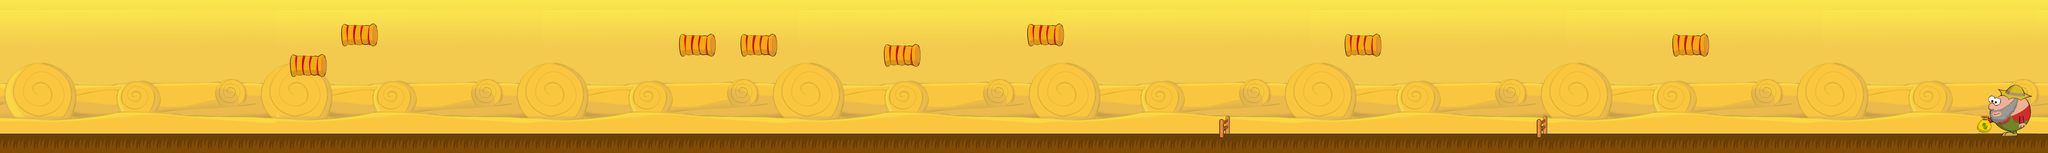

The image is a tile-based game level rendered from a .tmx file. Its description and source (layers, tilesets, objects; grid data summarised) follow:
An orthogonal 200x15 tile map with 32x32 px tiles, 2 tile layers (sky, ground) and 34 objects (15x t10, 9x ground, 7x mt20, 2x fence, end).

<map version="1.0" orientation="orthogonal" renderorder="right-down" width="200" height="15" tilewidth="32" tileheight="32" nextobjectid="5">
 <tileset firstgid="1" name="farm_tileset_x60" tilewidth="32" tileheight="32">
  <image source="gfx/farm_tileset_x60.png" width="800" height="1300" />
 </tileset>
 <layer name="sky" width="200" height="15">
  <data>[3000 cells, 3000 non-empty, 365 distinct tile ids]</data>
 </layer>
 <layer name="ground" width="200" height="15">
  <data>[3000 cells, 3000 non-empty, 69 distinct tile ids]</data>
 </layer>
 <objectgroup name="Object Layer 1" width="0" height="0">
  <object id="1" name="ground" x="6" y="425" width="6399" height="56" />
  <object id="2" name="end" x="6177" y="10" width="216" height="408" />
  <object id="3" name="t10" x="635" y="154" width="42" height="43" />
  <object id="4" name="t10" x="764" y="252" width="40" height="42" />
  <object id="5" name="t10" x="927" y="93" width="37" height="41" />
  <object id="6" name="mt20" x="1372" y="284" width="39" height="40" />
  <object id="7" name="t10" x="1726" y="126" width="37" height="40" />
  <object id="8" name="t10" x="2174" y="254" width="40" height="39" />
  <object id="9" name="t10" x="2336" y="33" width="35" height="38" />
  <object id="10" name="ground" x="2770" y="149" width="96" height="42" />
  <object id="11" name="ground" x="3215" y="84" width="100" height="47" />
  <object id="13" name="ground" x="4211" y="122" width="94" height="39" />
  <object id="14" name="ground" x="5232" y="118" width="96" height="46" />
  <object id="15" name="fence" x="3812" y="380" width="26" height="46" />
  <object id="16" name="fence" x="4809" y="381" width="19" height="44" />
  <object id="19" name="t10" x="2783" y="62" width="40" height="42" />
  <object id="20" name="mt20" x="2783" y="256" width="39" height="39" />
  <object id="21" name="mt20" x="2976" y="127" width="39" height="40" />
  <object id="22" name="t10" x="3233" y="12" width="42" height="43" />
  <object id="23" name="t10" x="3488" y="221" width="39" height="43" />
  <object id="24" name="t10" x="3775" y="192" width="42" height="45" />
  <object id="25" name="t10" x="3998" y="95" width="42" height="43" />
  <object id="26" name="t10" x="4223" y="285" width="39" height="47" />
  <object id="27" name="t10" x="4511" y="157" width="40" height="47" />
  <object id="28" name="mt20" x="4677" y="329" width="36" height="34" />
  <object id="29" name="mt20" x="4221" y="30" width="43" height="49" />
  <object id="30" name="mt20" x="4383" y="63" width="41" height="44" />
  <object id="31" name="t10" x="5255" y="310" width="60" height="61" />
  <object id="32" name="mt20" x="5275" y="23" width="60" height="61" />
  <object id="33" name="t10" x="5709" y="157" width="60" height="61" />
  <object id="1" name="ground" x="2323" y="119" width="96" height="42" />
  <object id="2" name="ground" x="2128" y="120" width="96" height="42" />
  <object id="3" name="ground" x="1073" y="89" width="96" height="42" />
  <object id="4" name="ground" x="913" y="185" width="96" height="42" />
 </objectgroup>
</map>
